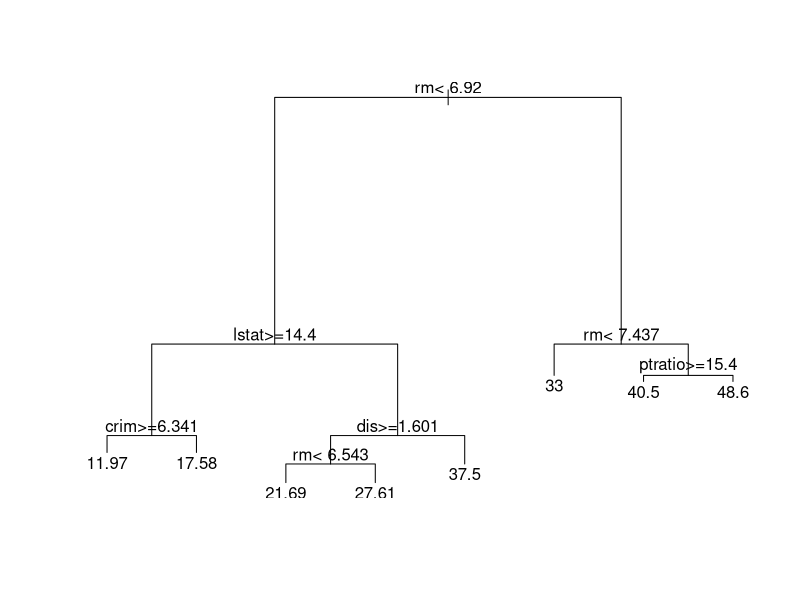
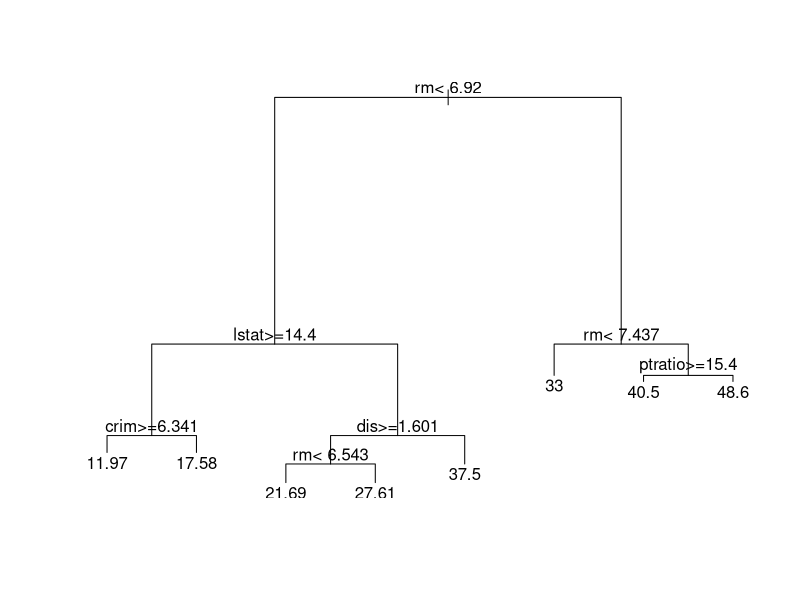

Reproduce these figures in R, in order.
## ---- chunk 1
knitr::opts_chunk$set(echo = TRUE)
## ---- chunk 2
#load Boston Housing dataset
library(mlbench)
data(BostonHousing)
## ---- chunk 3
#set seed to ensure reproducible results
set.seed(42)
## ---- chunk 4
#split into training and test sets
BostonHousing[, "train"] <- ifelse(runif(nrow(BostonHousing)) < 0.8, 1, 0)
## ---- chunk 5
#separate training and test sets
trainset <- BostonHousing[BostonHousing$train==1,]
testset <- BostonHousing[BostonHousing$train==0,]
## ---- chunk 6
#get column index of train flag
trainColNum <- grep("train",names(trainset))
## ---- chunk 7
#remove train flag column from train and test sets
trainset <- trainset[,-trainColNum]
testset <- testset[,-trainColNum]
## ---- chunk 8
install.packages("rpart")
library(rpart)
## ---- chunk 9
#build model
rpart_model <- rpart(medv ~ ., data = trainset, method = "anova")
## ---- chunk 10
#plot tree
plot(rpart_model);text(rpart_model)
## ---- chunk 11
#…the moment of reckoning
typeColNum <- which(names(testset) == "medv")
rpart_test_predict <- predict(
  rpart_model,
  testset[, -typeColNum]
)
## ---- chunk 12
#calculate RMS error
rmse <- sqrt(mean((rpart_test_predict - testset$medv)^2))
## ---- chunk 13
# Display RMSE
rmse
## ---- chunk 14
# get index of CP with lowest xerror
opt <- which.min(rpart_model$cptable[,"xerror"])
## ---- chunk 15
#get its value
cp <- rpart_model$cptable[opt, "CP"]
## ---- chunk 16
#prune tree
pruned_model <- prune(rpart_model,cp)
## ---- chunk 17
#plot tree
plot(pruned_model);text(pruned_model)
## ---- chunk 18

